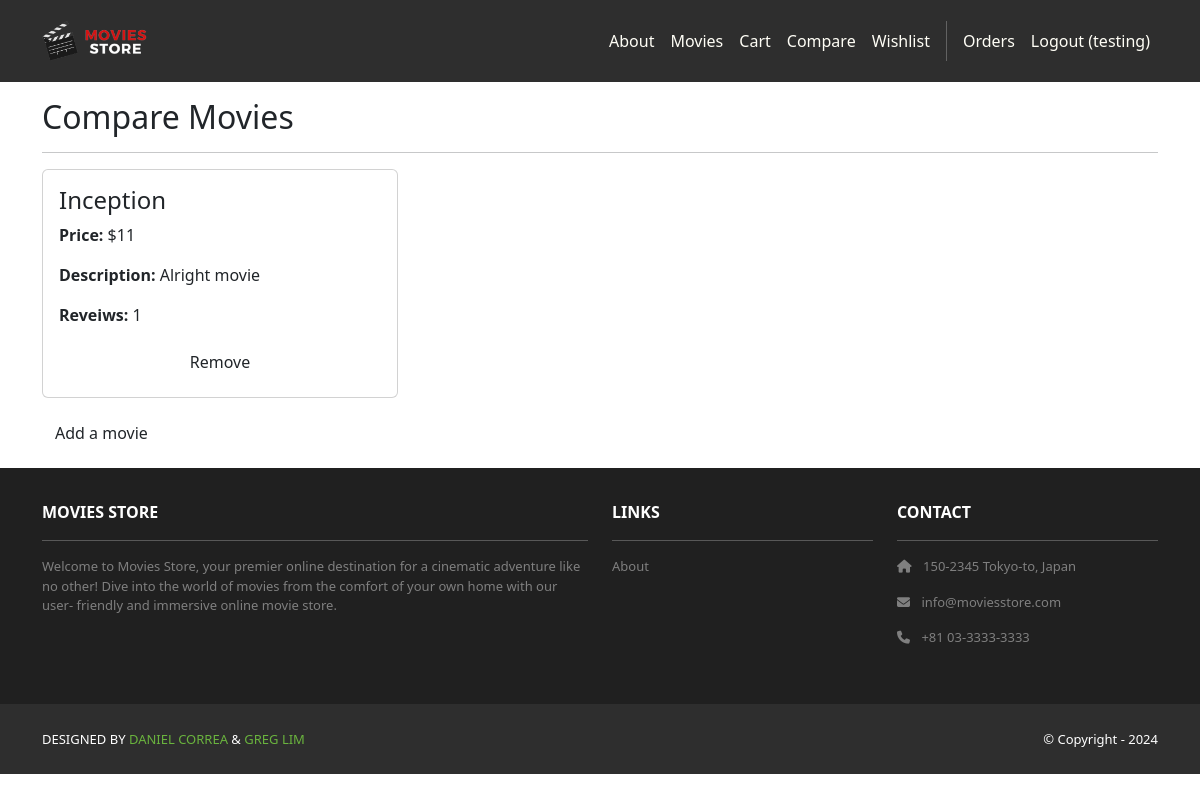
Screenshot of /movies/compare/add/1/ (signed in) with the database file from the repository.
### movies/models.py (models this page shows, shortened)
class Movie(models.Model):
    id = models.AutoField(primary_key=True)
    name = models.CharField(max_length=255)
    price = models.IntegerField()
    description = models.TextField()
    image = models.ImageField(upload_to='movie_images/')

### movies/views.py (the view)
# urls.py: path('compare/', views.compare, name='movies.compare'),
@login_required
def compare(request, action=None, id=None):
    ids = request.session.get('compare', [])
    data = {'title': 'Compare Movies'}
    if action == 'add' and id not in ids:
        if len(ids) < 3:
            ids.append(id)
        else:
            data['error'] = 'you cant compare more than 3 movies'
    if action == 'remove':
        ids = []
        for i in ids:
            if i != id:
                ids.append(i)
    movies = Movie.objects.filter(id__in=ids)
    ms = []
    for m in movies:
        ms.append(m.id)
    request.session['compare'] = ms
    data['movies'] = movies
    return render(request, 'movies/compare.html', {'template_data':data})

### movies/templates/movies/compare.html (shortened to what this page needs)
{% extends 'base.html' %}
{% block content %}
<div class="p-3">
  <div class="container">
    <h2>Compare Movies</h2>
    <hr />
    <div class="row">
        {% for movie in template_data.movies %}
        <div class="col-md-4 mb-3">
            <div class="card p-3 h-100">
                <h4>{{movie.name}}</h4>
                <p><b>Price:</b> ${{movie.price}}</p>
                <p><b>Description:</b> {{movie.description}}</p>
                <p><b>Reveiws:</b> {{movie.review_set.count}}</p>
                <a href="{% url 'movies.compare_action' 'remove' movie.id %}"
                    class=btn>Remove</a>
            </div>
        </div>
        {% empty %}
        <p>No Movies seltected.</p>
        {% endfor %}
    </div>
    <a href="{% url 'movies.index' %}" class=btn>Add a movie</a>
  </div>
</div>
{% endblock content %}

### moviesstore/templates/base.html (shortened to what this page needs)
<!DOCTYPE html>
<html>
    {% load static %}
    <head>
        <link href= "https://cdn.jsdelivr.net/npm/bootstrap@5.3.3/dist/css/bootstrap.min.css" rel="stylesheet">
        <link rel="stylesheet" href="https://cdnjs.cloudflare.com/ajax/libs/font-awesome/6.1.1/css/all.min.css">
        <link rel="stylesheet" type="text/css" href="{% static 'css/style.css' %}">
    </head>
    <body>
      <nav class="p-3 navbar navbar-dark bg-dark
         navbar-expand-lg">
      <div class="container">
        <a class="navbar-brand"
           href="{% url 'home.index' %}">
          <img src="{% static 'img/logo.png' %}" alt="logo"
               height="40" />
        </a>
        <div class="collapse navbar-collapse"
             id="navbarNavAltMarkup">
          <div class="navbar-nav ms-auto navbar-ml">
            <a class="nav-link"
               href="{% url 'home.about' %}">About</a>
            <a class="nav-link" href=
              "{% url 'movies.index' %}">Movies</a>
            <a class="nav-link"
              href="{% url 'cart.index' %}">Cart</a>
            <a class="nav-link"
              href="{% url 'movies.compare' %}">Compare</a>
            <a class="nav-link"
              href="{% url 'wishlist.index' %}">Wishlist</a>
            {% if user.is_authenticated %}
             <a class="nav-link"
              href="{% url 'accounts.orders' %}">Orders
            </a>
            <a class="nav-link"
                href="{% url 'accounts.logout' %}">Logout ({{user.username }})</a>
            {% endif %}
          </div>
        </div>
      </div>
    </nav>
        <div>
        {% block content %}
        {% endblock content %}
        </div>
     <section class="p-3 ms-footer d-none d-md-block">
      <div class="container">
        <div class="row mt-3 text-white">
          <div class="col-md-6 col-lg-6 col-xl-6
               mx-auto mb-4">
            <b>MOVIES STORE</b>
            <hr />
            <p>
              Welcome to Movies Store, your premier online
              destination for a cinematic adventure like no
              other! Dive into the world of movies from the
              comfort of your own home with our user-
              friendly and immersive online movie store.
            </p>
          </div>
          <div class="col-md-3 col-lg-3 col-xl-3
               mx-auto mb-4">
            <b>LINKS</b>
            <hr />
            <p><a class="nav-link"
              href="{% url 'home.about' %}">
              About
            </a></p>
          </div>
          <div class="col-md-3 col-lg-3 col-xl-3 mx-auto
               mb-4">
            <b>CONTACT</b>
            <hr />
            <p><i class="fas fa-home me-2"></i>
              150-2345 Tokyo-to, Japan
            </p>
            <p><i class="fas fa-envelope me-2"></i>
              info@moviesstore.com
            </p>
            <p><i class="fas fa-phone me-2"></i>
              +81 03-3333-3333
            </p>
          </div>
        </div>
      </div>
    </section>
    <section class="p-3 ms-footer-bottom bg-dark">
      <div class="container d-flex
           justify-content-between">
        <div class="me-5 text-white">
          <span>DESIGNED BY
            <a href="https://www.x.com/danielgarax"
            target="_blank">DANIEL CORREA</a> &
            <a href="https://www.x.com/greglim81"
            target="_blank">GREG LIM</a>
          </span>
        </div>
        <div class="text-white">
          <span>© Copyright - 2024</span>
        </div>
      </div>
    </section>
    </body>
</html>

### moviesstore/static/css/style.css (style rules this page uses)
.navbar a.nav-link { color: #FFFEF6 !important; }
.bg-dark { background-color: #2E2E2E !important; }
.ms-footer { background-color: #202020; }
.ms-footer p { color: #7F7F7F; font-size: 13px; }
.ms-footer-bottom span { font-size: 13px; line-height: 38px; }
.ms-footer-bottom a { color: #6ab43e; text-decoration: none; }

### rows the page displays
Movie: name "Inception", price "11", description "Alright movie", review_set.count "1"

### other values shown
{{ user.username }} "testing"
